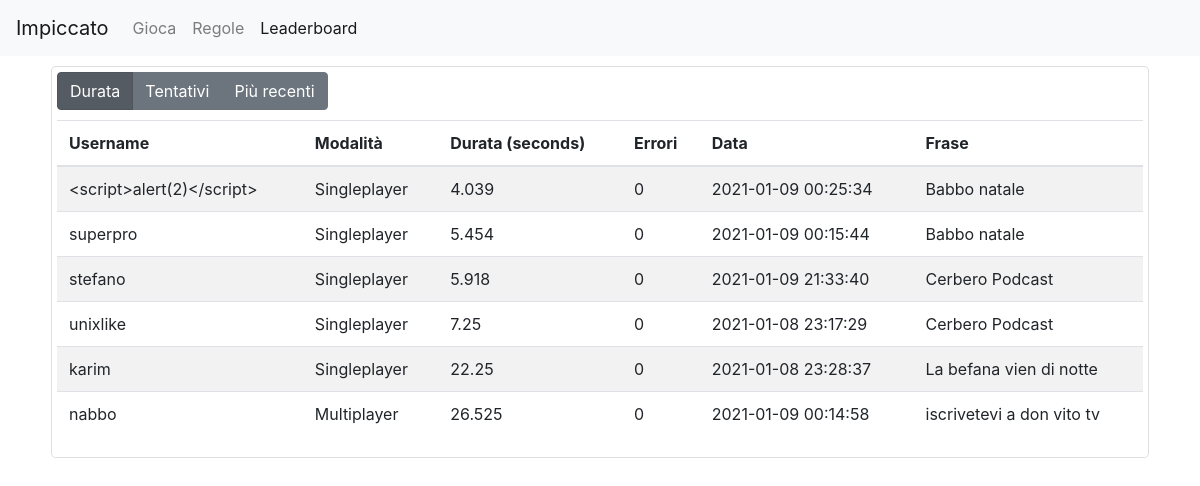
The page /leaderboard.php on the database as committed earlier.
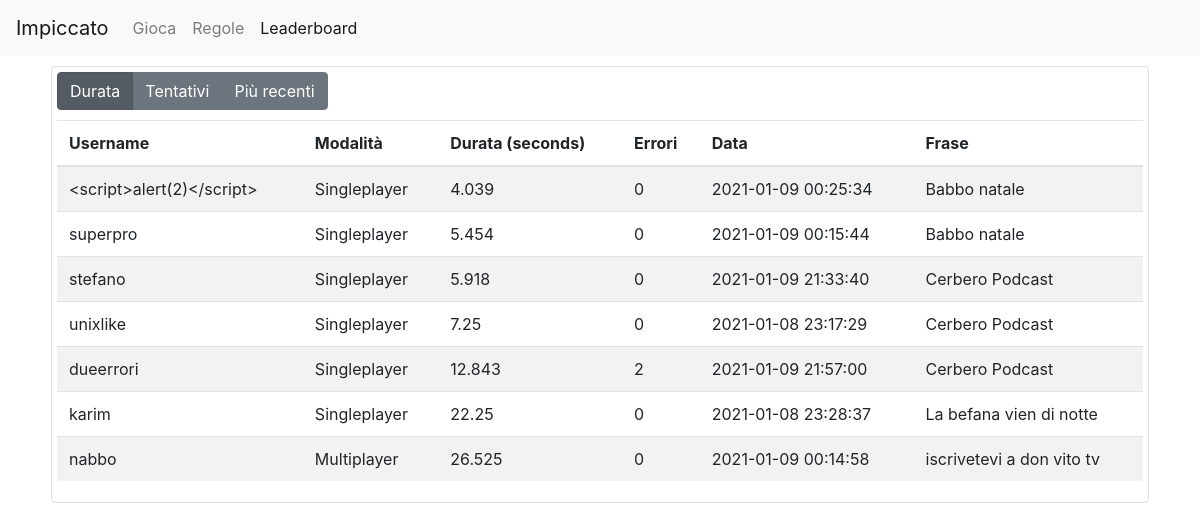
The same page on the database as committed later.
### tables this page shows
CREATE TABLE "results" (
	"id"	INTEGER NOT NULL UNIQUE,
	"username"	TEXT NOT NULL,
	"duration"	REAL NOT NULL,
	"attempts"	INTEGER NOT NULL,
	"phrase"	TEXT NOT NULL,
	"date"	INTEGER NOT NULL,
	"gamemode"	TEXT,
	PRIMARY KEY("id" AUTOINCREMENT)
);

### database.php (called while the page is built, shortened)
<?php
function database_fetch_results($sort) {
    $db = new SQLite3(__DIR__ . "/storage/database.db");
    $validSorts = array("duration", "attempts", "date");
    if ($sort === "date") {
        $order = "DESC";
    } else {
        $order = "ASC";
    }
    $stmt = $db->prepare("SELECT * FROM results ORDER BY $sort $order LIMIT 100;");
    $result = $stmt->execute();
    $data = array();
    $dataIdx = 0;
    while ($res = $result->fetchArray(SQLITE3_ASSOC)) {
        $data[$dataIdx] = $res;
        $dataIdx++;
    }
    return $data;
}

### leaderboard.php (the view, shortened to what this page needs)
<?php
$sort = isset($_GET["sort"]) ? $_GET["sort"] : "duration";
include_once __DIR__ . "/database.php";
$data = database_fetch_results($sort);
?>
<html>
<head>
    <?php include_once __DIR__ . "/partials/head.php" ?>
</head>
<body>
    <?php include_once __DIR__ . "/partials/navbar.php" ?>
    <div class="container rules">
        <div class="card padded-card">
            <div class="row">
                <div class="col">
                    <div class="btn-group btn-group-toggle" data-toggle="Sort">
                        <label id="duration" class="selector btn btn-secondary <?php echo $sort === 'duration' ? 'active' : '' ?>"">Durata</label>
                        <label id="attempts" class="selector btn btn-secondary <?php echo $sort === 'attempts' ? 'active' : '' ?>">Tentativi</label>
                        <label id="date" class="selector btn btn-secondary <?php echo $sort === 'date' ? 'active' : '' ?>"">Più recenti</label>
                    </div>
                </div>
            </div>
            <div class="row">
                <div class="col">
                    <table class="table table-striped">
                        <thead>
                            <tr>
                                <th scope="col">Username</th>
                                <th scope="col">Modalità</th>
                                <th scope="col">Durata (seconds)</th>
                                <th scope="col">Errori</th>
                                <th scope="col">Data</th>
                                <th scope="col">Frase</th>
                            </tr>
                        </thead>
                        <tbody>
                            <?php foreach ($data as $row) : ?>
                                <tr>
                                    <td scope="row"><?php echo htmlspecialchars($row["username"]) ?></td>
                                    <td><?php echo ucwords($row["gamemode"]) ?></td>
                                    <td><?php echo round($row["duration"], 3) ?></td>
                                    <td><?php echo $row["attempts"] ?></td>
                                    <td><?php echo date("Y-m-d H:i:s", $row["date"]) ?></td>
                                    <td><?php echo htmlspecialchars($row["phrase"]) ?></td>
                                </tr>
                            <?php endforeach ?>
                        </tbody>
                    </table>
                </div>
            </div>
        </div>
    </div>
</body>
</html>

### partials/head.php (shortened to what this page needs)
<link rel="stylesheet" href="bootstrap/css/bootstrap.min.css">
<link href="css/style.css" rel="stylesheet">

### partials/navbar.php (shortened to what this page needs)
<?php $currentFile = basename($_SERVER['PHP_SELF']) ?>
<nav class="navbar navbar-expand-lg navbar-light bg-light">
    <a class="navbar-brand" href="index.php">Impiccato</a>
    <div class="collapse navbar-collapse" id="navbarExtra">
        <ul class="navbar-nav mr-auto">
            <li class="nav-item <?php echo $currentFile === 'index.php' ? 'active' : '' ?>">
                <a class="nav-link" href="index.php">Gioca</a>
            </li>
            <li class="nav-item <?php echo $currentFile === 'rules.php' ? 'active' : '' ?>">
                <a class="nav-link" href="rules.php">Regole</a>
            </li>
            <li class="nav-item <?php echo $currentFile === 'leaderboard.php' ? 'active' : '' ?>">
                <a class="nav-link" href="leaderboard.php">Leaderboard</a>
            </li>
        </ul>
    </div>
</nav>

### css/style.css (style rules this page uses)
.padded-card { border: 1.25px solid rgba(0, 0, 0, 0.125) !important; border-radius: .3rem !important; margin: 6px; padding: 5px; }
.container { margin-top: 10px; margin-bottom: 10px; }
table { margin-top: 10px; }

Rows that differ between the two databases and show on the page:
added results: username "dueerrori", gamemode "Singleplayer", duration "12.843", attempts "2", date "2021-01-09 21:57:00", phrase "Cerbero Podcast"
